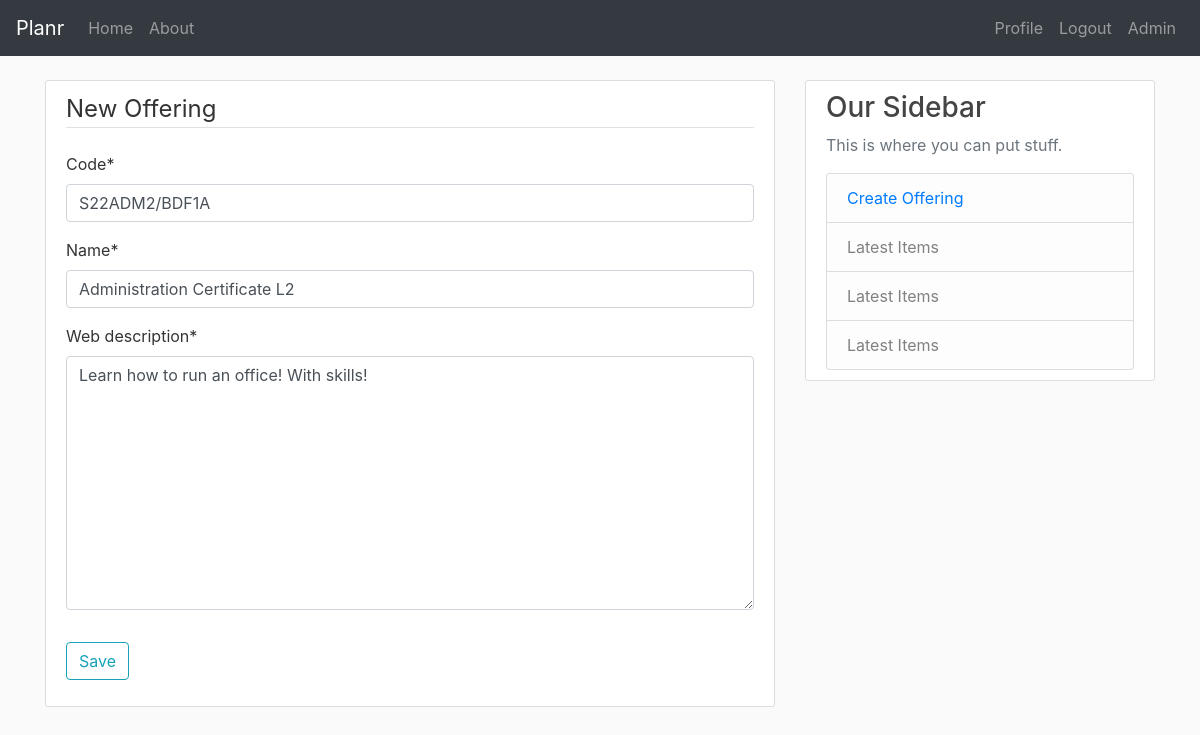
Screenshot of /offering/3/update/ (signed in) with the database file from the repository.
### curriculum/models.py (models this page shows, shortened)
class Offering(models.Model):
    code = models.CharField(max_length=20, default="to be assigned")
    name = models.CharField(max_length=200)
    web_description = models.TextField()
    created_by = models.ForeignKey(User, on_delete=models.CASCADE)
    created_date = models.DateTimeField(auto_now_add=True)

### curriculum/views.py (the view, shortened to what this page needs)
# urls.py: path('offering/<int:pk>/update/', OfferingUpdateView.as_view(), name='offering-update'),
class OfferingUpdateView(LoginRequiredMixin, UserPassesTestMixin, UpdateView):
    model = Offering
    fields = ['code', 'name', 'web_description']
    def test_func(self):
        offering = self.get_object()
        if self.request.user == offering.created_by:
            return True
        return False

### curriculum/templates/curriculum/offering_form.html (shortened to what this page needs)
{% extends "curriculum/base.html" %}
{% load crispy_forms_tags %}
{% block content %}
<div class="content-section">
    <form method="POST">
        <fieldset class="form-group">
            <legend class="border-bottom mb-4">New Offering</legend>
            {{ form|crispy }}
        </fieldset>
        <div class="form-group">
            <button class="btn btn-outline-info" type="submit">Save</button>
        </div>
    </form>
</div>
{% endblock content %}

### curriculum/static/curriculum/style.css (style rules this page uses)
body { background: #fafafa; color: #333333; }
.content-section { background: #ffffff; padding: 10px 20px; border: 1px solid #dddddd; border-radius: 3px; margin-bottom: 20px; }

### rows the page displays
Offering: code "S22ADM2/BDF1A", name "Administration Certificate L2", web_description "Learn how to run an office! With skills!"
